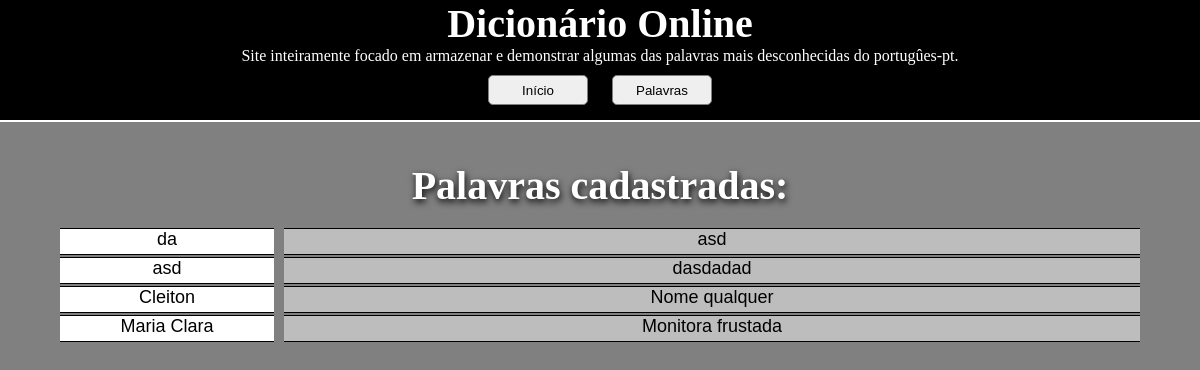
Page /CJB/palavras.php on the earlier database version.
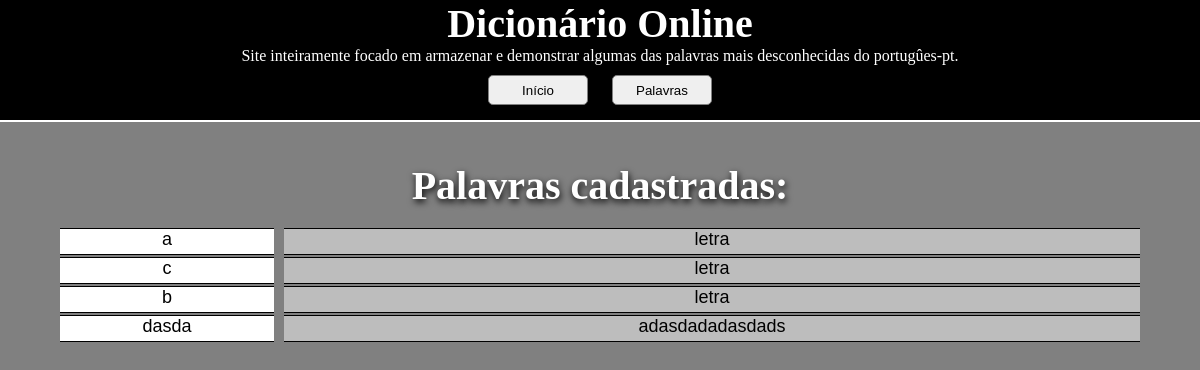
Same page on the later database version.
### tables this page shows
CREATE TABLE `palavras` (
  `palavra` text NOT NULL,
  `descricao` text NOT NULL
);

### CJB/palavras.php (the view, shortened to what this page needs)
<!DOCTYPE html>
<html>
	<head>
		<link rel="stylesheet" type="text/css" href="css/index.css">
	</head>
	<body>
		<header>
			<center>
				<h1>Dicionário Online</h1>
				<p>Site inteiramente focado em armazenar e demonstrar algumas das palavras mais desconhecidas do portugûes-pt.</p>
				<a href="index.php">
					<input type="button" value="Início">
				</a>
				<a href="palavras.php">
					<input type="button" value="Palavras">
				</a>
			</center>
		</header>
		<center>
			<h1>Palavras cadastradas:</h1>
		</center>
		<?php
			$server = "localhost";
			$usuario = "root";
			$senha = "root";
			$banco = "bdpalavras";
			$conn = new mysqli($server, $usuario, $senha, $banco);
		?>
		<?php
			$sql = "SELECT palavra, descricao FROM palavras";
			$result = $conn->query($sql);
			if ($result->num_rows > 0) {
						echo "<br>";
					  while($row = $result->fetch_assoc()) {
					  	  echo "<div align=\"center\">";
					  	  	echo "<div class=\"Organizador\">";
					  	  		echo "<div class=\"Palavra\">";
					  	  			echo $row["palavra"];
					  	  		echo "</div>";
					  	  		echo "<div class=\"Descricao\">";
					  	  			echo $row["descricao"];
					  	  		echo "</div>";
					  	  	echo "</div>";
					      echo "</div>";
					  }
			} else {
				echo "<br> <br> <br> <br>";
					echo "<div align=\"center\">";
					  echo "Nenhuma palavra cadastrada no banco de dados!";
					echo "</div>";
			}
		?>
	</body>
</html>

### CJB/css/index.css (style rules this page uses)
body { background: gray; margin: 0em; }
h1, p { color: white; margin: 0px; }
h1 { font-size: 40px; }
header { width: 100%; height: 120px; background: black; border-bottom: 2px solid white; margin-bottom: 40px; }
header a { text-decoration: none; }
header input { margin: 10px; border: 1px solid gray; border-radius: 5px; width: 100px; height: 30px; }
input { padding: 2px; }

### CJB/palavras.php (style rules this page uses)
h1 { text-shadow: 1px 3px 7px black; }
.Organizador { border-radius: 5px; width: 90%; display: flex; flex-direction: horizontal; }
.Palavra, .Descricao { height: 25px; color: black; border-top: 1px solid black; border-bottom: 1px solid black; font-size: 18px; margin: 1px 0px; }
.Palavra { width: 20%; background: white; font-family: arial, sans-serif; }
.Descricao { width: 80%; margin-left: 10px; background: #BDBDBD; font-family: arial, sans-serif; }

Differences in the rows shown:
removed palavras: palavra "da", descricao "asd"
removed palavras: palavra "asd", descricao "dasdadad"
removed palavras: palavra "Cleiton", descricao "Nome qualquer"
removed palavras: palavra "Maria Clara", descricao "Monitora frustada"
added palavras: palavra "a", descricao "letra"
added palavras: palavra "c", descricao "letra"
added palavras: palavra "b", descricao "letra"
added palavras: palavra "dasda", descricao "adasdadadasdads"
